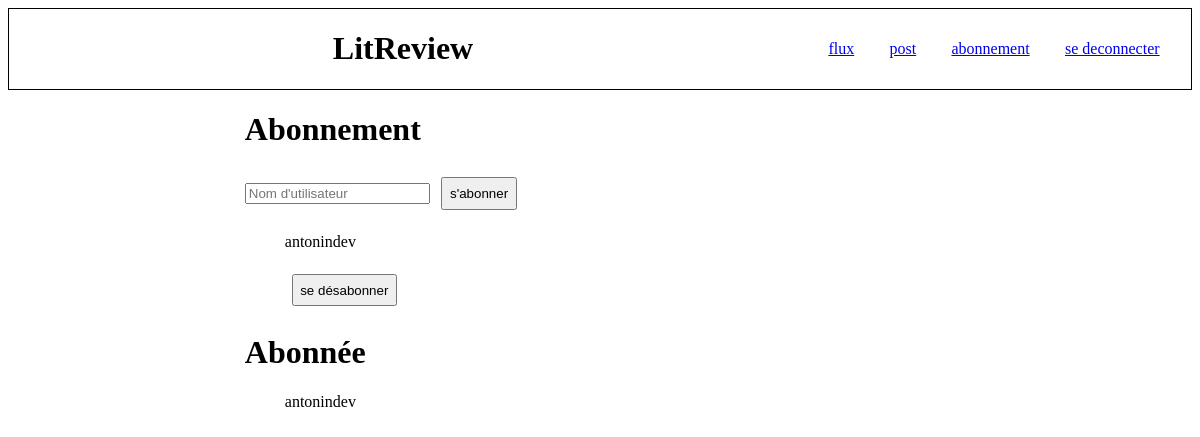
The page /blog/follow/ (signed in) on the database its author committed.
### Blog/models.py (models this page shows)
class UserFollows(models.Model):
    user = models.ForeignKey(to=settings.AUTH_USER_MODEL, on_delete=models.CASCADE, related_name='following')
    followed_user = models.ForeignKey(to=settings.AUTH_USER_MODEL, on_delete=models.CASCADE, related_name='followed_by')
    class Meta:
        unique_together = ('user', 'followed_user')

### Blog/class_based_views.py (the view, shortened to what this page needs)
# urls.py: path('blog/follow/', login_required(cb_views.Follow.as_view()),name='follow'),
class Follow(View):
    def get(self, request, user_id=None):
        user = request.user
        if user_id:
            followed_user = get_object_or_404(User, id=user_id)
            user_follows = get_object_or_404(UserFollows, user=user,
                                             followed_user=followed_user)
            user_follows.delete()
            return redirect('follow')
        else:
            following_user = UserFollows.objects.filter(user=user)
            followed_user = UserFollows.objects.filter(followed_user=user)
        return render(request, 'Blog/follow.html',
                      context={'following_users': following_user,
                               'followed_users': followed_user})

### Blog/templates/Blog/Follow.html (shortened to what this page needs)
{% extends 'base.html' %}
{% block content %}
<h1>Abonnement</h1>
<form method="post">{% csrf_token %}
  <input type="text" name="search_bar" placeholder="Nom d'utilisateur" >
  <button type="submit">s'abonner</button>
</form>
  <ul>
    {% for following_user in following_users %}
    <li>
      <p>{{following_user.followed_user.username}}</p>
      <form>
        <button type="submit" formaction="/blog/follow/{{following_user.followed_user.id}}/unfollow">se désabonner</button>
      </form>
    </li>
        {% endfor %}
    </ul>
<h1>Abonnée</h1>
  <ul>
    {% for followed_user in followed_users %}
    <li>
      <p>{{followed_user.user.username}}</p>
    </li>
    {% endfor %}
  </ul>
{% endblock %}

### Blog/static/Blog/Blog_style.css (style rules this page uses)
h1 { text-align:inherit; flex:2 ; }
button { displau: inline-block; margin: 1%; padding: 1%; }
ul { list-style: none; }

### rows shown on the page
UserFollows: followed_user.username "antonindev"
UserFollows: user.username "antonindev"
